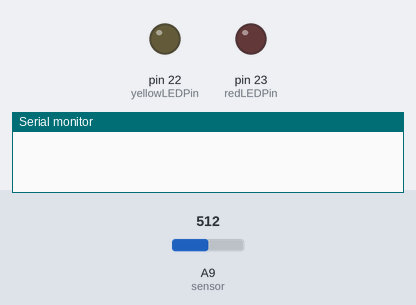
Bench run of a sketch on a simulated Arduino Mega 2560, built with avr-gcc and run on an emulated ATmega2560. Shown: output pins drawn as LEDs (lit = HIGH), the last lines printed to the serial monitor. The test bench sets the inputs (shaded band); at power-on: A9 (sensor) = 512.

Above: at 0.1 s.
At 6.1 s:
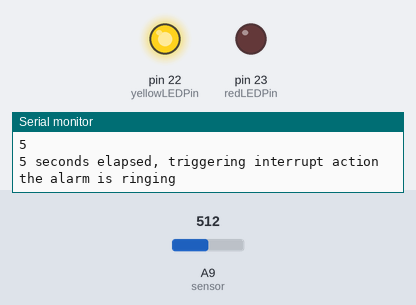
Timing chart, 0 to 7.6 s (numbered marks = the images above):
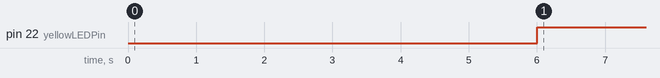

The sketch:

sharp_sensor_test.ino
```cpp
#define sensor A9 // Sharp IR GP2Y0A41SK0F (4-30cm, analog)

unsigned long timerStart = 0; // Variable to track the start of the timer
bool timerRunning = false;    // Flag to indicate if the timer is running

const int redLEDPin = 23;
const int yellowLEDPin = 22;

void setup() {
  Serial.begin(9600);
    // Initialize LEDs
  pinMode(redLEDPin, OUTPUT);
  pinMode(yellowLEDPin , OUTPUT);

  // Turn on the red LED at startup
  digitalWrite(redLEDPin, LOW);
  digitalWrite(yellowLEDPin, LOW);

}

void loop() {
  // 5v
  float volts = analogRead(sensor)*0.0048828125;  // value from sensor * (5/1024)
  int distance = 13*pow(volts, -1); // worked out from datasheet graph
  delay(200); // slow down serial port

  if (distance <= 80){
    Serial.println(distance);   // print the distance
  }

  if(distance <= 7){
    if (!timerRunning) {
      timerStart = millis(); // Start the timer
      timerRunning = true;
      Serial.println("Timer started");
    }
    delay(1000);

    if (millis() - timerStart >= 5000) { // Check if 5 seconds have passed
      Serial.println("5 seconds elapsed, triggering interrupt action");
      Serial.println("the alarm is ringing");
      digitalWrite(yellowLEDPin, HIGH);
      enterThePassword();
      timerRunning = false;
    }

  }else { // Reset the timer if the condition is not met
    timerRunning = false;
    timerStart = 0;
  }

}

void enterThePassword(){
  // TO_DO next lab (20/12/.24)
}
```

Measured:
- by itself, pin 22 (yellowLEDPin): LOW → HIGH at 6.0 s
